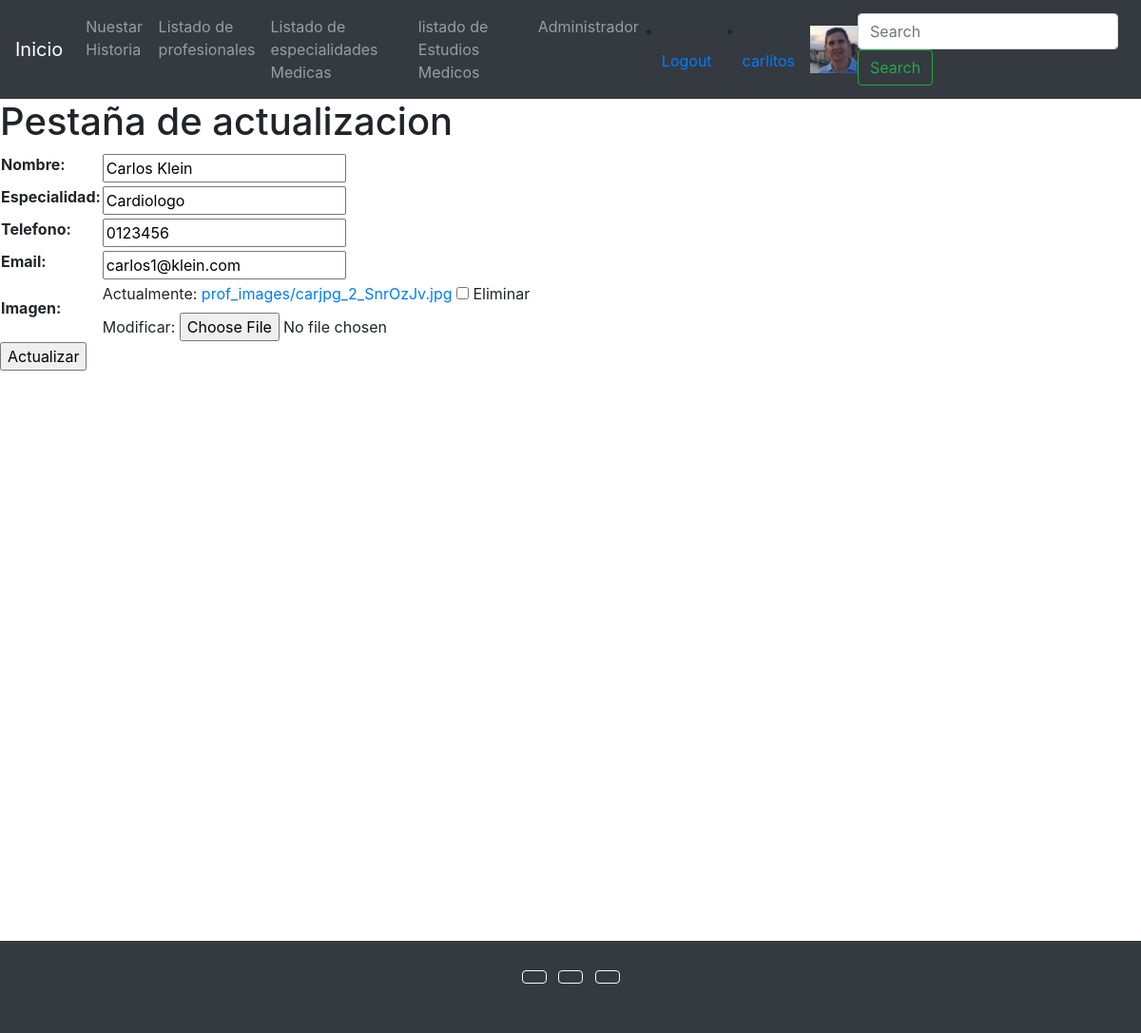
Screenshot of /professional_update/1/ (signed in) with the database file from the repository.
### user/models.py (models this page shows)
class UserProfile(models.Model):
    user = models.OneToOneField(User, on_delete=models.CASCADE, related_name ='profile')
    phone = models.CharField(max_length=25, null=True, blank=True, verbose_name ="telefono")
    birth_date = models.DateField(null=True, blank=True , verbose_name ="fecha de nacimiento")
    profile_picture = models.ImageField(upload_to='profile_images', null=True, blank=True)
    class Meta:
        verbose_name="Perfil de usuario "
        verbose_name_plural = "Perfiles de usuarios"

### appconsult/models.py (models this page shows)
class Professionals(models.Model):
    name = models.CharField(max_length=100, verbose_name = "nombre")
    speciality = models.CharField(max_length=40, verbose_name ="especialidad")
    telehone = models.CharField(max_length=10, verbose_name ="telefono")
    Email=models.EmailField()
    picture = models.ImageField(upload_to ='prof_images', verbose_name="imagen" ,null=True, blank=True)
    class Meta:
        verbose_name = "Profesional"
        verbose_name_plural = "Profesionales"

### appconsult/views.py (the view, shortened to what this page needs)
# urls.py: path("professional_update/<int:pk>/", Professional_update),
@login_required
def Professional_update(request, pk):
    professional = Professionals.objects.get(id=pk)
    if request.method == 'GET':
        context = {
            'form': ProfessionalsForm(
                initial={
                    'name':professional.name,
                    'speciality':professional.speciality,
                    'telehone':professional.telehone,
                    'Email':professional.Email,
                    'picture':professional.picture,
                }
            )
        }
        return render(request, 'professional_update.html', context=context)

### appconsult/forms.py
class ProfessionalsForm(forms.ModelForm):
     class Meta:
        model = Professionals
        fields = ['name','speciality','telehone','Email','picture']

### templates/professional_update.html (shortened to what this page needs)
{% extends 'base.html' %}
{% block content %}
    <h1>Pestaña de actualizacion </h1>
    {% if form %}
        <form action=" " method="POST" enctype="multipart/form-data">
            <table>
                {{form.as_table}}
            </table>
            <input type="submit" value="Actualizar">
        </form>
    {% endif %}
{% endblock %}

### templates/base.html (shortened to what this page needs)
<!DOCTYPE html>
<html lang="en">
<head>
    <link rel="stylesheet" href="https://cdn.jsdelivr.net/npm/bootstrap@4.6.2/dist/css/bootstrap.min.css"
>
</head>
<body>
    <header>
        <nav class="navbar navbar-expand-lg navbar-dark bg-dark">
            <a class="navbar-brand" href="/">Inicio</a>
            <div class="collapse navbar-collapse" id="navbarSupportedContent">
                <ul class="navbar-nav mr-auto">
                    <li class="nav-item">
                        <a class="nav-link" href="/about/">Nuestar Historia</a>
                    </li>
                    <li class="nav-item">
                        <a class="nav-link" href="/list_prof/">Listado de profesionales</a>
                    </li>
                    <li class="nav-item">
                        <a class="nav-link" href="/list_speciality/"> Listado de especialidades Medicas</a>
                    </li>
                    <li class="nav-item">
                        <a class="nav-link" href="/Medical_studies/list_studies/">listado de Estudios Medicos </a>
                    </li>
                <li class="nav-item">
                    <a class="nav-link" href="/admin/">Administrador </a>
                </ul>
                {% if request.user.is_authenticated %}
                <li class="nav-item">
                    <a class="nav-link" href="/user/logout/">Logout</a>
                </li>
                <li class="nav-item">
                    <a class="nav-link" href="/user/update/">{{request.user.username}}</a>
                </li>
                    {% if request.user.profile.profile_picture.url != '' %}
                        <img src="{{request.user.profile.profile_picture.url}}" alt="profile_picture" width="50px" height="50px">
                    {% endif %}
                {% endif %}
            <form class="form-inline my-2 my-lg-0" action = "/list_prof/" method = "GET">
                    <input class="form-control mr-sm-2" type="search" placeholder="Search" aria-label="Search" name = "search" >
                    <button class="btn btn-outline-success my-2 my-sm-0" type="submit">Search</button>
                </form>
            </div>
        </nav>
    </header>
    {% block content %}
    {% endblock %}
    <footer class="bg-dark text-center text-white" style="margin-top:600px;">
        <div class="container p-4">
        <section class="mb-4">
            <a class="btn btn-outline-light btn-floating m-1" href="#!" role="button"
            ></a>
            <a class="btn btn-outline-light btn-floating m-1" href="#!" role="button"
            ></a>
            <a class="btn btn-outline-light btn-floating m-1" href="#!" role="button"
            ></a>
</body>
</html>

### rows the page displays
Professionals: name "Carlos Klein", speciality "Cardiologo", telehone "0123456", Email "carlos1@klein.com"

### other values shown
{{ request.user.username }} "carlitos"
